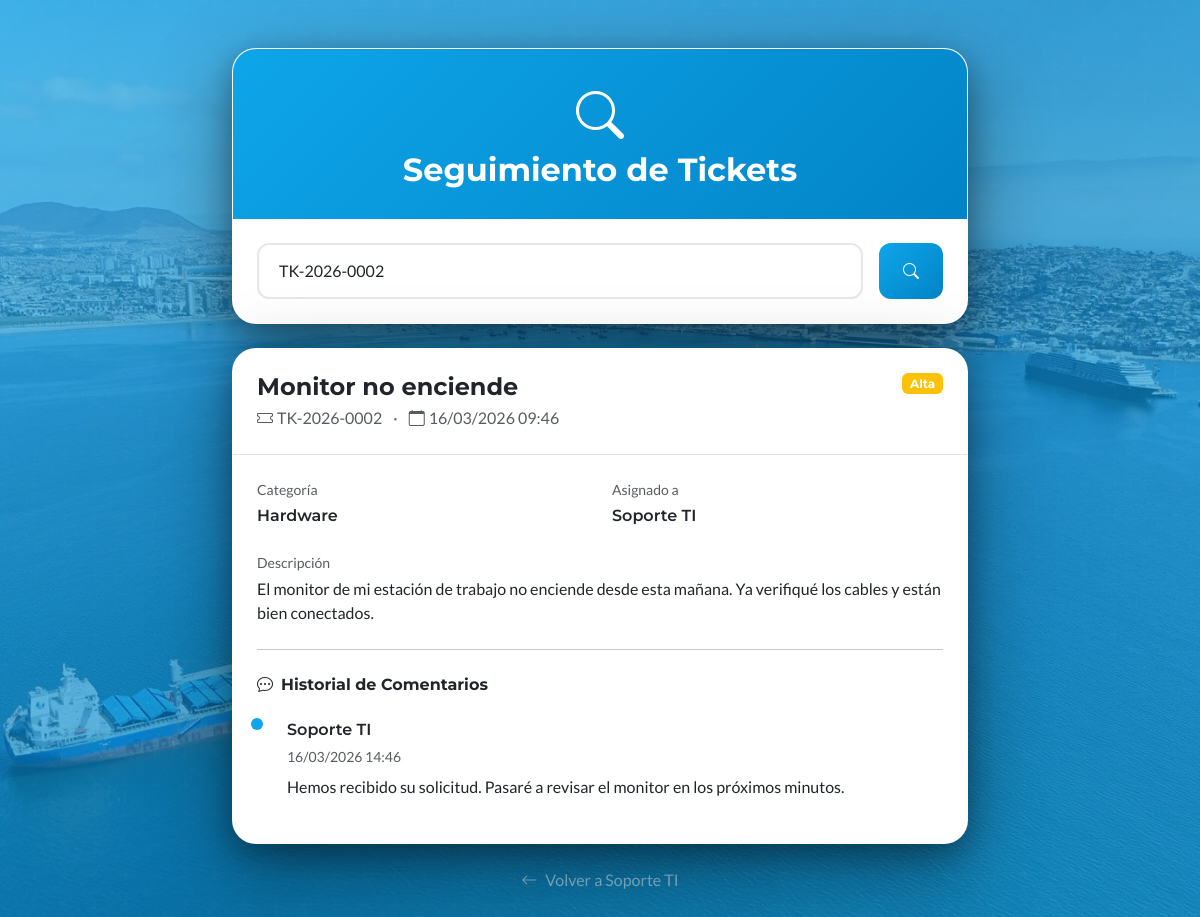
Screenshot of /seguimiento_ticket.php?ticket=TK-2026-0002 with the database file from the repository.
### tables this page shows
CREATE TABLE IF NOT EXISTS tickets (
    id INT AUTO_INCREMENT PRIMARY KEY,
    ticket_number VARCHAR(20) NOT NULL UNIQUE,
    user_id INT DEFAULT NULL,
    user_name VARCHAR(100) DEFAULT NULL,
    user_email VARCHAR(150) DEFAULT NULL,
    user_department VARCHAR(100) DEFAULT NULL,
    user_phone VARCHAR(20) DEFAULT NULL,
    category ENUM('hardware', 'software', 'red', 'acceso', 'otro') NOT NULL DEFAULT 'otro',
    priority ENUM('baja', 'media', 'alta', 'urgente') NOT NULL DEFAULT 'media',
    title VARCHAR(200) NOT NULL,
    description TEXT NOT NULL,
    status ENUM('abierto', 'asignado', 'en_proceso', 'pendiente', 'en_pausa', 'resuelto', 'cerrado') DEFAULT 'abierto',
    assigned_to INT DEFAULT NULL,
    assigned_by INT DEFAULT NULL,
    resolution TEXT DEFAULT NULL,
    resolution_type ENUM('solucionado', 'sin_solucion', 'duplicado', 'cancelado') DEFAULT NULL,
    created_at TIMESTAMP DEFAULT CURRENT_TIMESTAMP,
    first_response_at TIMESTAMP NULL,
    assigned_at TIMESTAMP NULL,
    work_started_at TIMESTAMP NULL,
    resolved_at TIMESTAMP NULL,
    closed_at TIMESTAMP NULL,
    updated_at TIMESTAMP DEFAULT CURRENT_TIMESTAMP ON UPDATE CURRENT_TIMESTAMP,
    sla_response_target INT DEFAULT NULL,
    sla_resolution_target INT DEFAULT NULL,
    sla_response_met TINYINT(1) DEFAULT NULL,
    sla_resolution_met TINYINT(1) DEFAULT NULL,
    sla_paused_at TIMESTAMP NULL,
    sla_paused_minutes INT DEFAULT 0,
    FOREIGN KEY (user_id) REFERENCES users(id) ON DELETE SET NULL,
    FOREIGN KEY (assigned_to) REFERENCES users(id) ON DELETE SET NULL,
    FOREIGN KEY (assigned_by) REFERENCES users(id) ON DELETE SET NULL,
    INDEX idx_ticket_number (ticket_number),
    INDEX idx_status (status),
    INDEX idx_priority (priority),
    INDEX idx_assigned (assigned_to),
    INDEX idx_created (created_at)
);

CREATE TABLE IF NOT EXISTS users (
    id INT AUTO_INCREMENT PRIMARY KEY,
    name VARCHAR(100) NOT NULL,
    username VARCHAR(50) NOT NULL UNIQUE,
    email VARCHAR(150) NOT NULL UNIQUE,
    password VARCHAR(255) NOT NULL,
    role ENUM('admin', 'soporte', 'social', 'denuncia', 'user') NOT NULL DEFAULT 'user',
    is_active TINYINT(1) DEFAULT 1,
    last_login TIMESTAMP NULL,
    login_attempts INT DEFAULT 0,
    locked_until TIMESTAMP NULL,
    birthday DATE DEFAULT NULL,
    phone VARCHAR(20) DEFAULT NULL,
    department VARCHAR(100) DEFAULT NULL,
    position VARCHAR(100) DEFAULT NULL,
    avatar VARCHAR(255) DEFAULT NULL,
    bio TEXT DEFAULT NULL,
    created_at TIMESTAMP DEFAULT CURRENT_TIMESTAMP,
    updated_at TIMESTAMP DEFAULT CURRENT_TIMESTAMP ON UPDATE CURRENT_TIMESTAMP,
    INDEX idx_username (username),
    INDEX idx_email (email),
    INDEX idx_role (role)
);

CREATE TABLE IF NOT EXISTS ticket_comments (
    id INT AUTO_INCREMENT PRIMARY KEY,
    ticket_id INT NOT NULL,
    user_id INT DEFAULT NULL,
    user_name VARCHAR(100) DEFAULT NULL,
    comment TEXT NOT NULL,
    is_internal TINYINT(1) DEFAULT 0,
    is_first_response TINYINT(1) DEFAULT 0,
    created_at TIMESTAMP DEFAULT CURRENT_TIMESTAMP,
    FOREIGN KEY (ticket_id) REFERENCES tickets(id) ON DELETE CASCADE,
    FOREIGN KEY (user_id) REFERENCES users(id) ON DELETE SET NULL,
    INDEX idx_ticket (ticket_id)
);

### public/seguimiento_ticket.php (the view, shortened to what this page needs)
<?php
require_once '../includes/bootstrap.php';
$fromIntranet = isset($_GET['from']) && $_GET['from'] === 'intranet';
$backUrl = $fromIntranet ? 'panel_intranet.php' : 'soporte.php';
$backText = $fromIntranet ? 'Volver a Intranet' : 'Volver a Soporte TI';
$ticket = null;
if ($_SERVER['REQUEST_METHOD'] === 'POST' || isset($_GET['ticket'])) {
    $ticketNumber = sanitize($_POST['ticket_number'] ?? $_GET['ticket'] ?? '');
    if (!empty($ticketNumber)) {
        $stmt = $pdo->prepare('
            SELECT t.*,
                   COALESCE(u.name, t.user_name) as user_name,
                   COALESCE(u.email, t.user_email) as user_email,
                   a.name as assigned_name
            FROM tickets t
            LEFT JOIN users u ON t.user_id = u.id
            LEFT JOIN users a ON t.assigned_to = a.id
            WHERE t.ticket_number = ?
        ');
        $stmt->execute([$ticketNumber]);
        $ticket = $stmt->fetch();
        if (!$ticket) {
            $error = 'No se encontró ningún ticket con ese número.';
        } else {
            $stmt = $pdo->prepare('
                SELECT tc.*, COALESCE(u.name, tc.user_name) as author_name
                FROM ticket_comments tc
                LEFT JOIN users u ON tc.user_id = u.id
                WHERE tc.ticket_id = ? AND tc.is_internal = 0
                ORDER BY tc.created_at ASC
            ');
            $stmt->execute([$ticket['id']]);
            $comments = $stmt->fetchAll();
        }
    }
}
?>
<!DOCTYPE html>
<html lang="es">
<head>
    <link href="https://cdn.jsdelivr.net/npm/bootstrap@5.3.2/dist/css/bootstrap.min.css" rel="stylesheet">
    <link href="https://cdn.jsdelivr.net/npm/bootstrap-icons@1.11.1/font/bootstrap-icons.css" rel="stylesheet">
</head>
<body class="py-5">
    <div class="container">
        <div class="row justify-content-center">
            <div class="col-lg-8">
                <div class="search-card mb-4">
                    <div class="search-header">
                        <i class="bi bi-search text-white mb-2" style="font-size: 3rem;"></i>
                        <h2 class="text-white fw-bold mb-0">Seguimiento de Tickets</h2>
                    </div>
                    <div class="p-4">
                        <form method="POST" action="" class="d-flex gap-3">
                            <input type="text" name="ticket_number" class="form-control" placeholder="Ingresa tu número de ticket (ej: TK-20260117-XXXXX)" value="<?= htmlspecialchars($_POST['ticket_number'] ?? $_GET['ticket'] ?? '') ?>">
                            <button type="submit" class="btn btn-search text-white px-4">
                                <i class="bi bi-search"></i>
                            </button>
                        </form>
                    </div>
                </div>
                <?php if ($ticket): ?>
                <div class="ticket-card fade-in">
                    <div class="p-4 border-bottom">
                        <div class="d-flex justify-content-between align-items-start">
                            <div>
                                <h4 class="fw-bold mb-1"><?= htmlspecialchars($ticket['title']) ?></h4>
                                <p class="text-muted mb-0">
                                    <i class="bi bi-ticket me-1"></i><?= $ticket['ticket_number'] ?>
                                    <span class="mx-2">·</span>
                                    <i class="bi bi-calendar me-1"></i><?= date('d/m/Y H:i', strtotime($ticket['created_at'])) ?>
                                </p>
                            </div>
                            <span class="badge bg-<?= $ticket['priority'] === 'urgente' ? 'danger' : ($ticket['priority'] === 'alta' ? 'warning' : 'secondary') ?>">
                                <?= ucfirst($ticket['priority']) ?>
                            </span>
                        </div>
                    </div>
                    <div class="p-4">
                        <div class="row g-4">
                            <div class="col-md-6">
                                <p class="text-muted small mb-1">Categoría</p>
                                <p class="fw-semibold mb-0"><?= ucfirst($ticket['category']) ?></p>
                            </div>
                            <div class="col-md-6">
                                <p class="text-muted small mb-1">Asignado a</p>
                                <p class="fw-semibold mb-0"><?= $ticket['assigned_name'] ?? 'Sin asignar' ?></p>
                            </div>
                            <div class="col-12">
                                <p class="text-muted small mb-1">Descripción</p>
                                <p class="mb-0"><?= nl2br(htmlspecialchars($ticket['description'])) ?></p>
                            </div>
                        </div>
                        <?php if (!empty($comments)): ?>
                        <hr class="my-4">
                        <h6 class="fw-bold mb-4"><i class="bi bi-chat-dots me-2"></i>Historial de Comentarios</h6>
                        <div class="timeline">
                            <?php foreach ($comments as $comment): ?>
                            <div class="timeline-item">
                                <p class="fw-semibold mb-1"><?= htmlspecialchars($comment['author_name']) ?></p>
                                <p class="text-muted small mb-2"><?= date('d/m/Y H:i', strtotime($comment['created_at'])) ?></p>
                                <p class="mb-0"><?= nl2br(htmlspecialchars($comment['comment'])) ?></p>
                            </div>
                            <?php endforeach; ?>
                        </div>
                        <?php endif; ?>
                    </div>
                </div>
                <?php endif; ?>
                <div class="text-center mt-4">
                    <a href="<?php echo $backUrl; ?>" class="text-white-50 text-decoration-none">
                        <i class="bi bi-arrow-left me-2"></i><?php echo $backText; ?>
                    </a>
                </div>
            </div>
        </div>
    </div>
</body>
</html>

### public/seguimiento_ticket.php (style rules this page uses)
.search-card, .fade-in { animation: fadeSlideUp 0.8s ease-out forwards; opacity: 0; transform: translateY(30px); }
.fade-in { animation-delay: 0.3s; }

### rows the page displays
tickets: title "Monitor no enciende", ticket_number "TK-2026-0002", created_at "16/03/2026 09:46", priority "Alta", category "Hardware", assigned_to.name "Soporte TI", description "El monitor de mi estación de trabajo no enciende desde esta mañana. Ya verifiqué los cables y están bien conectados."
ticket_comments: author_name "Soporte TI", created_at "16/03/2026 14:46", comment "Hemos recibido su solicitud. Pasaré a revisar el monitor en los próximos minutos."

### other values shown
$backText "Volver a Soporte TI"
